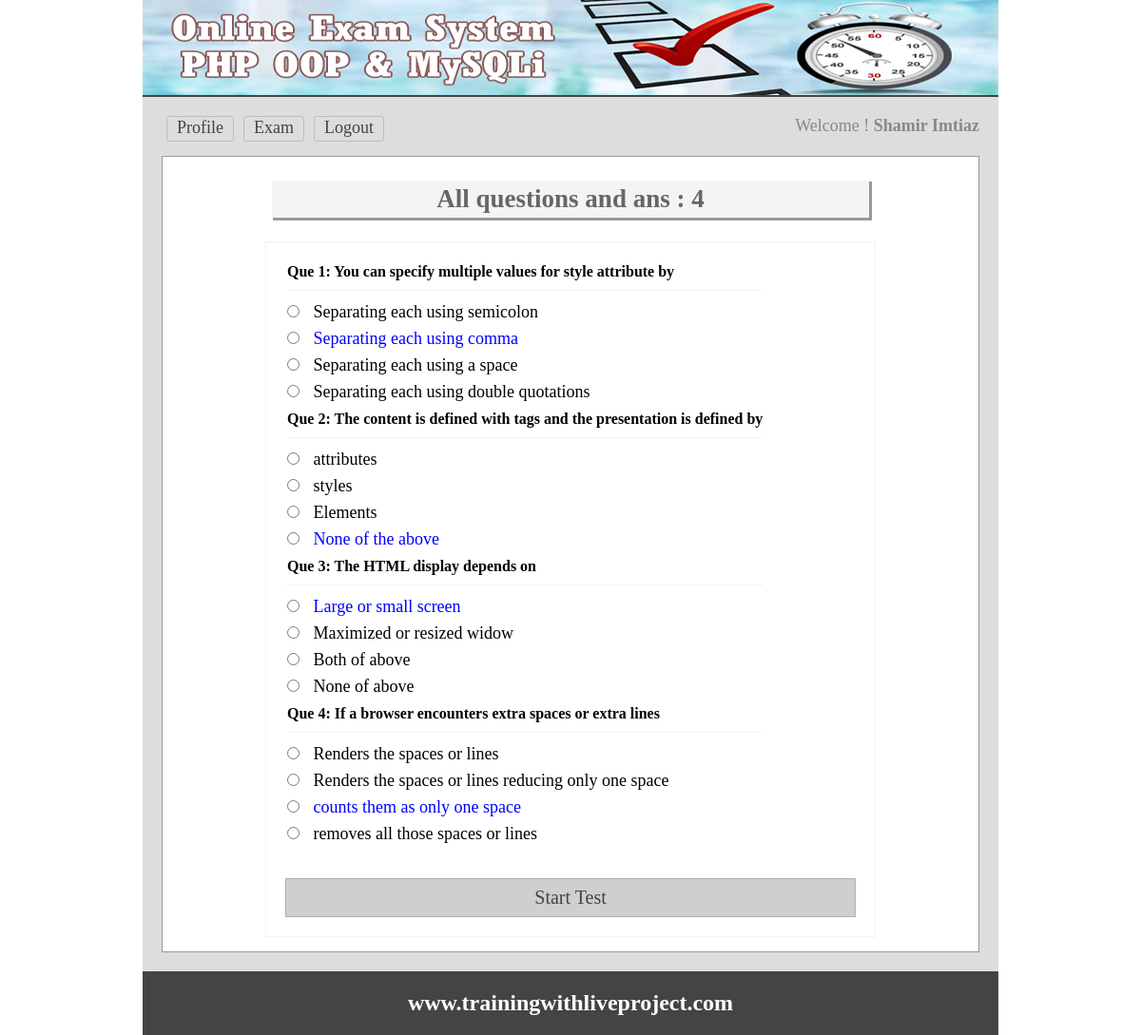
The app's page /viewans.php (signed in) with its own data.
### tables this page shows
CREATE TABLE `tbl_ques` (
  `id` int(11) NOT NULL,
  `quesno` int(11) NOT NULL,
  `ques` text NOT NULL
);

CREATE TABLE `tbl_ans` (
  `id` int(11) NOT NULL,
  `quesno` int(11) NOT NULL,
  `rightans` int(11) NOT NULL DEFAULT '0',
  `ans` text NOT NULL
);

### lib/Session.php (called while the page is built, shortened)
<?php
class Session{
	 public static function get($key){
	 	if (isset($_SESSION[$key])) {
	 		return $_SESSION[$key];
	 	} else {
	 		return false;
	 	}
	 }
}
?>

### lib/Database.php (called while the page is built, shortened)
<?php
	class Database{
		public $host = DB_HOST;
		public $user = DB_USER;
		public $pass = DB_PASS;
		public $dbname = DB_NAME;
		public $link;
		private function connectDb(){
			$this->link = new mysqli($this->host, $this->user, $this->pass, $this->dbname);
		}
		public function selectDb($query){
			$result = $this->link->query($query) or die($this->link->error.__LINE__);
			if($result->num_rows > 0){
				return $result;
			}else{
				return false;
			}
		}
	}
?>

### classes/exam.php (called while the page is built, shortened)
<?php
	include '/../lib/Database.php';
	class Exam{
		private $db;
		function __construct(){
			$this->db  = new Database();
		}
		public function manageQuestions(){
			$query = "SELECT * FROM tbl_ques ORDER BY quesno ASC";
			$result = $this->db->selectDb($query);
			return $result;
		}
		public function getTotalRow(){
			$query = "SELECT * FROM tbl_ques";
			$result = $this->db->selectDb($query);
			$totalrow = $result->num_rows;
			return $totalrow;
		}
		public function getAnswer($qnumber){
			$query = "SELECT * FROM tbl_ans WHERE quesno='$qnumber' ORDER BY id";
			$getdata = $this->db->selectDb($query);
			return $getdata;
		}
	}
?>

### viewans.php (the view, shortened to what this page needs)
<?php
 include 'inc/header.php';
 include 'classes/exam.php';
 $exm = new Exam();
 $gettotal = $exm->getTotalRow();
?>
<div class="main">
<h1>All questions and ans : <?php echo $gettotal; ?></h1>
	<div class="test">
		<table>
		<?php
			$totalque = $exm->manageQuestions();
			if ($totalque) {
				while ($crntqstn = $totalque->fetch_assoc()) {
		 ?>
			<tr>
				<td colspan="2">
				 <h3>Que <?php echo $crntqstn['quesno']; ?>: <?php echo $crntqstn['ques']; ?></h3>
				</td>
			</tr>
	<?php
		$qnumber =  $crntqstn['quesno'];
		$answer = $exm->getAnswer($qnumber);
		if ($answer) {
			while ($result = $answer->fetch_assoc()) {
	?>
			<tr>
				<td>
				 <input type="radio"/>
					<?php
					 $rightans = $result['rightans'];
					 if ($rightans == '1') {
						echo "<span style='color:blue;'>".$result['ans']."</span>";
					 }else{
					 	echo $result['ans'];
					 } ?>
				</td>
			</tr>
	<?php } } ?>
	<?php } } ?>
		</table>
	<a href="starttest.php">Start Test</a>
</div>
 </div>
<?php include 'inc/footer.php'; ?>

### inc/header.php (shortened to what this page needs)
<?php
include 'lib/Session.php';
?>
<!doctype html>
<html>
<head>
	<link rel="stylesheet" href="css/main.css">
</head>
<body>
<div class="phpcoding">
	<section class="headeroption"></section>
		<section class="maincontent">
		<div class="menu">
		<ul>
		<?php
			$userlogin = Session::get("login");
			if ($userlogin == true) {
		?>
			<li><a href="profile.php">Profile</a></li>
			<li><a href="exam.php">Exam</a></li>
			<li><a href="?action=logout">Logout</a></li>
		<?php } else { ?>
			<li><a href="index.php">Login</a></li>
			<li><a href="register.php">Register</a></li>
		<?php } ?>
		</ul>
		<?php
			$userlogin = Session::get("login");
			if ($userlogin == true) { ?>
			<span style="float: right;color: #888;">Welcome ! <strong><?php echo Session::get("name"); ?></strong></span>
		<?php } ?>
		</div>

### inc/footer.php
 </section>
<section class="footeroption">
		<h2><?php echo "www.trainingwithliveproject.com"; ?></h2>
	</section>
</div>
</body>
</html>

### css/main.css (style rules this page uses)
* { margin:0;padding:0;outline:none }
body { font-family:verdana }
.phpcoding { width:900px; margin: 0 auto;background:#ddd }
.headeroption { background: #444 url("../img/banner.png") no-repeat scroll 0 0; border-bottom: 2px solid #444444; height: 100px; }
.footeroption { background:#444;color:#fff;text-align:center;padding:20px; }
.headeroption h2, .footeroption h2 { margin:0;font-size:24px }
.maincontent { font-size: 18px; min-height: 430px; padding: 20px; }
.main { background: #fff none repeat scroll 0 0; border: 1px solid #999; margin-top: 10px; min-height: 368px; padding: 15px; width: 828px; }
.main h1 { background: #f4f4f4 none repeat scroll 0 0; box-shadow: 2px 2px 0 1px #999; color: #666; margin: 10px auto 25px; padding: 4px; text-align: center; width: 620px; }
.menu { overflow:hidden; }
.menu ul { margin:0;padding:0;list-style:none }
.menu ul li { display:block;float:left; }
.menu ul li a { border: 1px solid #bdbdbd; border-radius: 3px; color: #444; display: block; margin: 0 5px 5px; padding: 1px 10px 3px; text-decoration: none; }
.test { border: 1px solid #f3f3f3; margin: 0 auto; max-width: 600px; padding: 20px; }
.test input[type="radio"] { margin-bottom: 10px; margin-right: 10px; cursor:pointer; }
.test h3 { border-bottom: 1px solid #f3f3f3; font-size: 16px; margin-bottom: 10px; padding-bottom: 10px; }

### viewans.php (style rules this page uses)
.test a { text-decoration: none;background: #cfcfcf;padding: 8px;border: 1px solid #b0b0b0;display: block;text-align: center;color: #444;margin-top: 27px;font-size: 20px; }

### records on screen
tbl_ques: quesno "1", ques "You can specify multiple values for style attribute by"
tbl_ans: ans "Separating each using semicolon"
tbl_ans: ans "Separating each using comma"
tbl_ans: ans "Separating each using a space"
tbl_ans: ans "Separating each using double quotations"
tbl_ques: quesno "2", ques "The content is defined with tags and the presentation is defined by"
tbl_ans: ans "attributes"
tbl_ans: ans "styles"
tbl_ans: ans "Elements"
tbl_ans: ans "None of the above"
tbl_ques: quesno "3", ques "The HTML display depends on"
tbl_ans: ans "Large or small screen"
tbl_ans: ans "Maximized or resized widow"
tbl_ans: ans "Both of above"
tbl_ans: ans "None of above"
tbl_ques: quesno "4", ques "If a browser encounters extra spaces or extra lines"
tbl_ans: ans "Renders the spaces or lines"
tbl_ans: ans "Renders the spaces or lines reducing only one space"
tbl_ans: ans "counts them as only one space"
tbl_ans: ans "removes all those spaces or lines"

### other values on screen
Session::get("name") "Shamir Imtiaz"
$gettotal "4"
